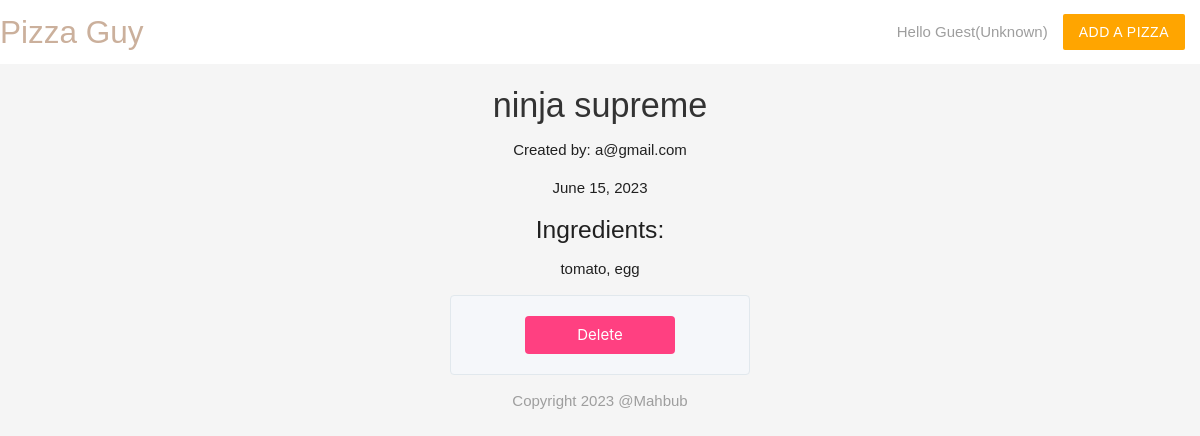
Page /details.php?id=1 on the committed database.
### tables this page shows
CREATE TABLE `pizzas` (
  `id` int(11) NOT NULL,
  `title` varchar(255) NOT NULL,
  `ingredients` varchar(255) NOT NULL,
  `email` varchar(255) NOT NULL,
  `created_at` timestamp NOT NULL DEFAULT current_timestamp()
);

### details.php (the view, shortened to what this page needs)
<?php
include('./db_connect.php');
if (isset($_GET['id'])) {
    $id = mysqli_real_escape_string($conn, $_GET['id']);
    $sql = "SELECT * FROM pizzas WHERE id = $id";
    $result = mysqli_query($conn, $sql);
    $pizza = mysqli_fetch_assoc($result);
}
?>
<!DOCTYPE html>
<html>
<?php include('./header.php'); ?>
<div class="container center">
    <?php if ($pizza) : ?>
    <h4><?php echo htmlspecialchars($pizza['title']); ?></h4>
    <p>Created by: <?php echo htmlspecialchars($pizza['email']); ?></p>
    <p><?php echo date('F j, Y', strtotime($pizza['created_at'])); ?></p>
    <h5>Ingredients:</h5>
    <p><?php echo htmlspecialchars($pizza['ingredients']); ?></p>
    <form action="details.php" method="POST">
        <input type="submit" name="Delete" value="Delete" class="deletebtn">
    </form>
    <?php else : ?>
    <h5 class="error-heading">No such pizza exists!</h5>
    <?php endif; ?>
</div>
<?php include('./footer.php'); ?>
</html>

### header.php (style rules this page uses)
body { font-family: Arial, Helvetica, sans-serif; }
h4 { text-align: center; color: #333; }
form { background-color: #f5f7fa; padding: 20px; border: 1px solid #e1e8ed; border-radius: 4px; width: 300px; margin: 0 auto; }
form input[type="submit"] { text-align: center; background-color: #ff4081; color: white; padding: 10px 20px; border: none; border-radius: 4px; cursor: pointer; display: block; margin: 0 auto; width: 150px; }
.deletebtn { background-color: #ff0000; padding: 10px 20px; border: none; cursor: pointer; }

### rows in the picture
pizzas: title "ninja supreme", email "a@gmail.com", created_at "June 15, 2023", ingredients "tomato, egg"

### other values in the picture
$name "Guest"
$gender "Unknown"
